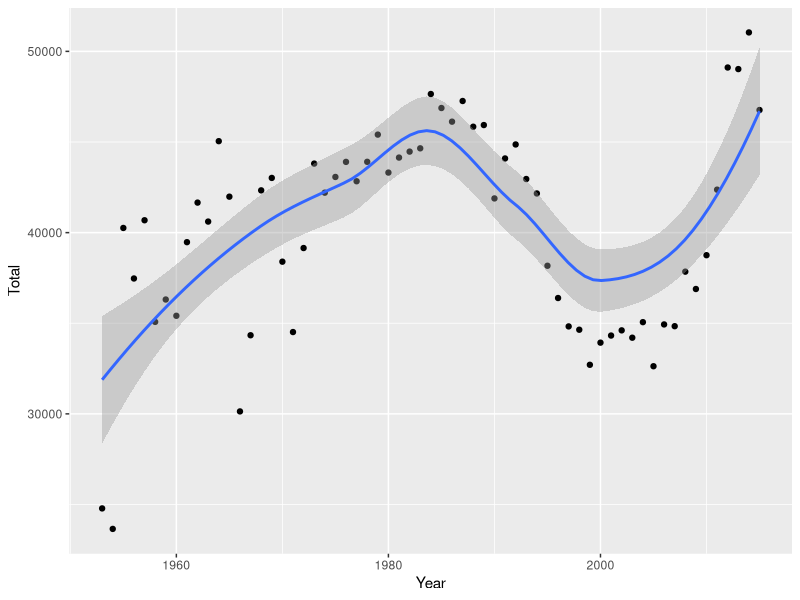
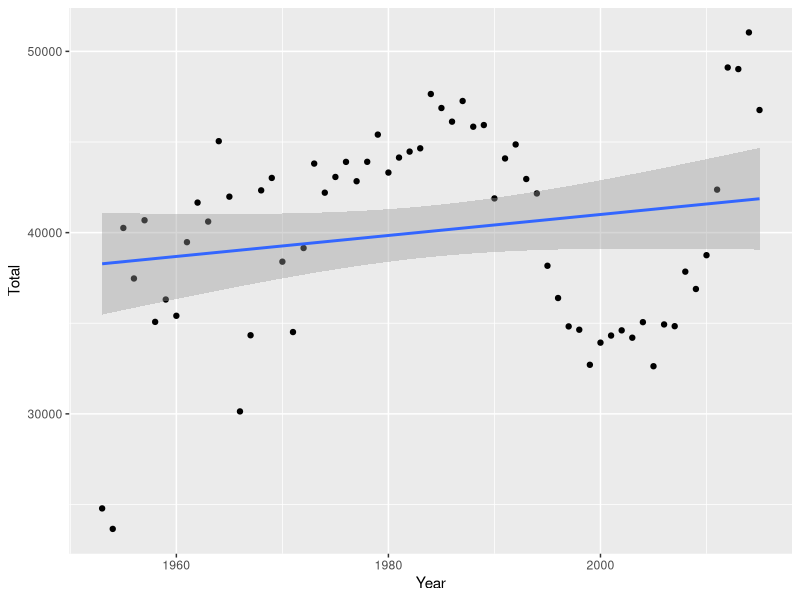
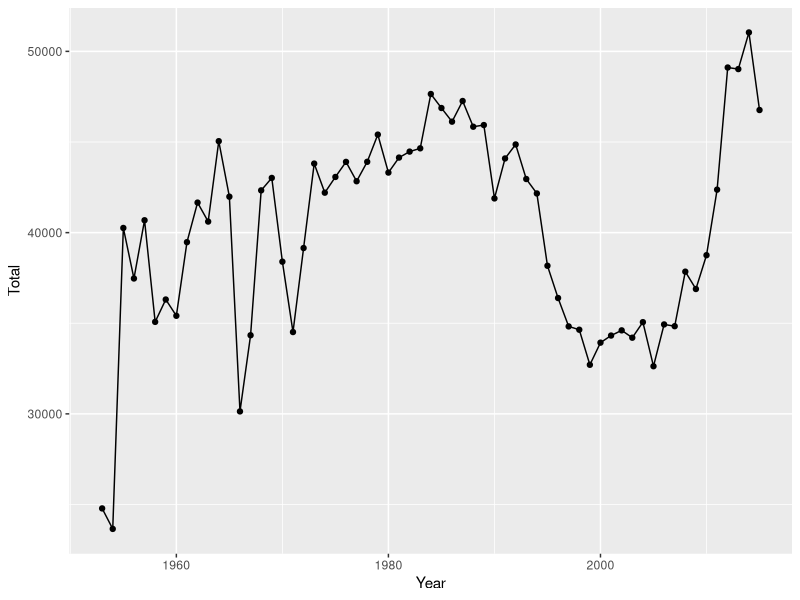
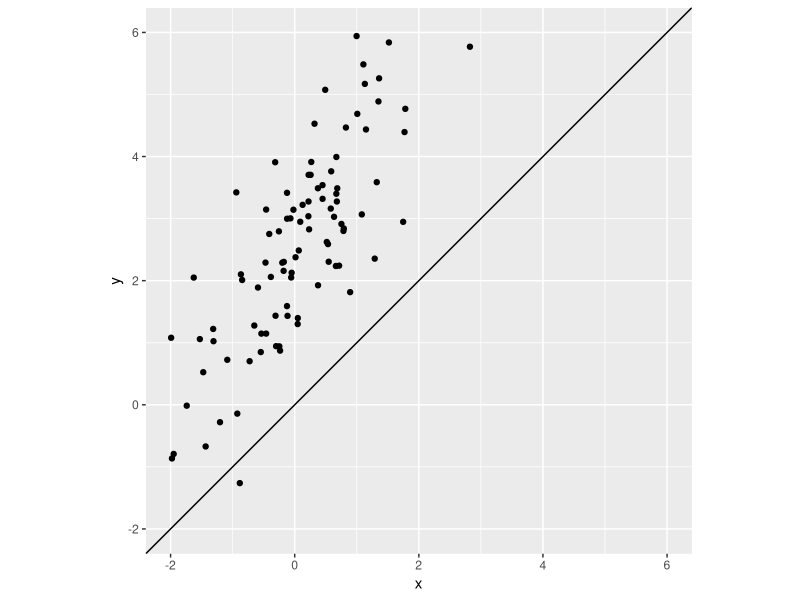
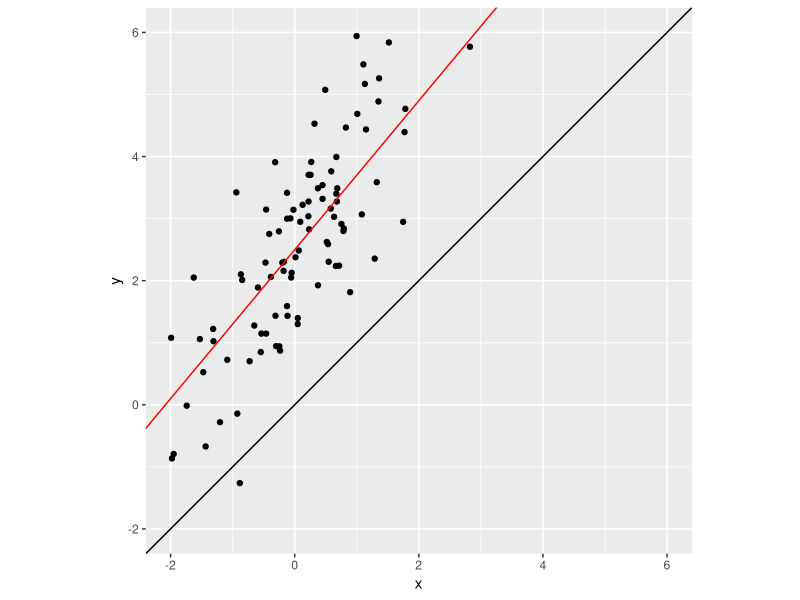
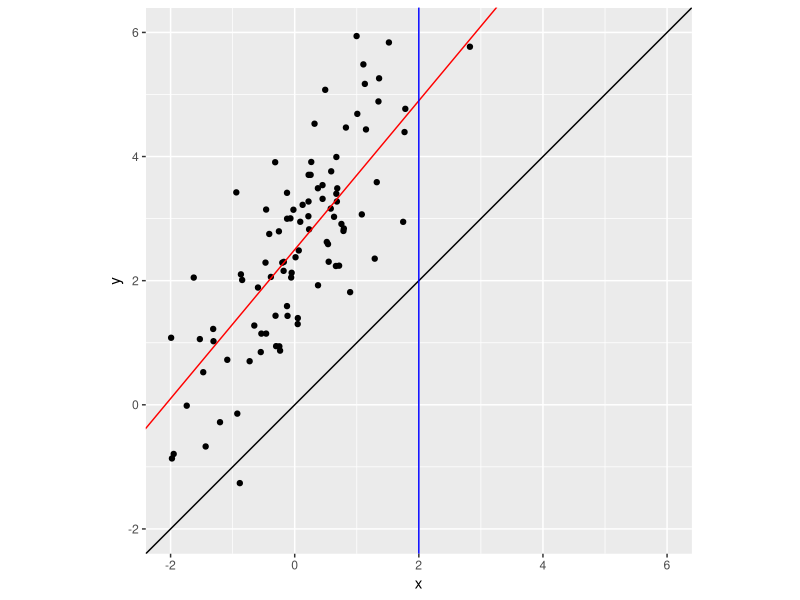
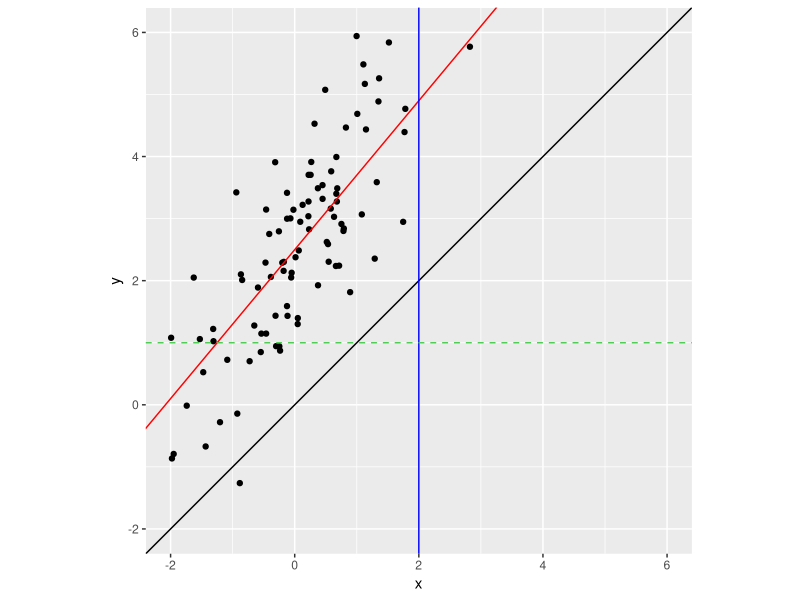

Recreate these plots in R, in order.
## ---- chunk 1
library(readxl)
if("package:dplyr" %in% search()) detach("package:dplyr", unload=TRUE)
library(dplyr)
library(magrittr)
mil_personnel <- read_excel("data/100315.xls", range = "A5:L38", col_types = "numeric")
mil_personnel <- bind_rows(
  mil_personnel %>% select(1:6) %>% set_colnames(c("Year", "Total", "Army", "Navy", "Marine Corps", "Air Force")),
  mil_personnel %>% select(7:12) %>% set_colnames(c("Year", "Total", "Army", "Navy", "Marine Corps", "Air Force"))
)
mil_personnel
## ---- chunk 2
mil_personnel <- mil_personnel %>% filter(!is.na(Total))
mil_personnel[is.na(mil_personnel$Year),]$Year <- 2015
mil_personnel
## ---- chunk 3
library(ggplot2)
mil_personnel %>%
  ggplot(aes(Year, Total)) +
  geom_point() +
  geom_smooth()
## ---- chunk 4
mil_personnel %>%
  ggplot(aes(Year, Total)) +
  geom_point() +
  geom_smooth(method = "lm")
## ---- chunk 5
mil_personnel %>%
  ggplot(aes(Year, Total)) +
  geom_point() +
  geom_line()
## ---- chunk 6
x = rnorm(100)
y = 2.5 + 1.2 * x + rnorm(100)
test_data <- data_frame(x, y)

test_data %>% 
  ggplot(aes(x, y)) +
  geom_point() +
  xlim(-2, 6) + ylim(-2, 6) +
  coord_fixed() +
  geom_abline() 
## ---- chunk 7
test_data %>% 
  ggplot(aes(x, y)) +
  geom_point() +
  xlim(-2, 6) + ylim(-2, 6) +
  coord_fixed() +
  geom_abline() +
  geom_abline(intercept = 2.5, slope = 1.2, color = "red") 
## ---- chunk 8
test_data %>% 
  ggplot(aes(x, y)) +
  geom_point() +
  xlim(-2, 6) + ylim(-2, 6) +
  coord_fixed() +
  geom_abline() +
  geom_abline(intercept = 2.5, slope = 1.2, color = "red") +
  geom_vline(xintercept = 2, color = "blue")
## ---- chunk 9
test_data %>% 
  ggplot(aes(x, y)) +
  geom_point() +
  xlim(-2, 6) + ylim(-2, 6) +
  coord_fixed() +
  geom_abline() +
  geom_abline(intercept = 2.5, slope = 1.2, color = "red") +
  geom_vline(xintercept = 2, color = "blue") +
  geom_hline(yintercept = 1, color = "#4FCC53", lty = 2)
